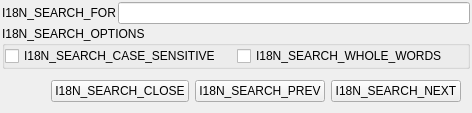
<?xml version="1.0" encoding="UTF-8"?>
<ui version="4.0">
 <class>SearchWindow</class>
 <widget class="QWidget" name="SearchWindow">
  <property name="sizePolicy">
   <sizepolicy hsizetype="Minimum" vsizetype="Minimum">
    <horstretch>0</horstretch>
    <verstretch>0</verstretch>
   </sizepolicy>
  </property>
  <property name="windowTitle">
   <string>I18N_SEARCHWINDOW</string>
  </property>
  <layout class="QVBoxLayout" name="lay_main">
   <property name="spacing">
    <number>2</number>
   </property>
   <property name="leftMargin">
    <number>2</number>
   </property>
   <property name="topMargin">
    <number>2</number>
   </property>
   <property name="rightMargin">
    <number>2</number>
   </property>
   <property name="bottomMargin">
    <number>2</number>
   </property>
   <item>
    <widget class="QWidget" name="wid_search" native="true">
     <layout class="QHBoxLayout" name="horizontalLayout">
      <property name="spacing">
       <number>2</number>
      </property>
      <property name="leftMargin">
       <number>0</number>
      </property>
      <property name="topMargin">
       <number>0</number>
      </property>
      <property name="rightMargin">
       <number>0</number>
      </property>
      <property name="bottomMargin">
       <number>0</number>
      </property>
      <item>
       <widget class="QLabel" name="lab_search">
        <property name="text">
         <string>I18N_SEARCH_FOR</string>
        </property>
       </widget>
      </item>
      <item>
       <widget class="QLineEdit" name="wid_lineedit"/>
      </item>
     </layout>
    </widget>
   </item>
   <item>
    <widget class="QGroupBox" name="wid_options">
     <property name="title">
      <string>I18N_SEARCH_OPTIONS</string>
     </property>
     <layout class="QGridLayout" name="gridLayout">
      <property name="leftMargin">
       <number>0</number>
      </property>
      <property name="topMargin">
       <number>0</number>
      </property>
      <property name="rightMargin">
       <number>0</number>
      </property>
      <property name="bottomMargin">
       <number>0</number>
      </property>
      <property name="spacing">
       <number>2</number>
      </property>
      <item row="0" column="0">
       <widget class="QCheckBox" name="chk_case_sensitive">
        <property name="text">
         <string>I18N_SEARCH_CASE_SENSITIVE</string>
        </property>
       </widget>
      </item>
      <item row="0" column="1">
       <widget class="QCheckBox" name="chk_whole_words">
        <property name="text">
         <string>I18N_SEARCH_WHOLE_WORDS</string>
        </property>
       </widget>
      </item>
     </layout>
    </widget>
   </item>
   <item>
    <widget class="QWidget" name="wid_buttons" native="true">
     <layout class="QHBoxLayout" name="horizontalLayout_2">
      <item>
       <spacer name="spa_buttons">
        <property name="orientation">
         <enum>Qt::Horizontal</enum>
        </property>
        <property name="sizeHint" stdset="0">
         <size>
          <width>40</width>
          <height>20</height>
         </size>
        </property>
       </spacer>
      </item>
      <item>
       <widget class="QPushButton" name="btn_close">
        <property name="text">
         <string>I18N_SEARCH_CLOSE</string>
        </property>
       </widget>
      </item>
      <item>
       <widget class="QPushButton" name="btn_prev">
        <property name="text">
         <string>I18N_SEARCH_PREV</string>
        </property>
       </widget>
      </item>
      <item>
       <widget class="QPushButton" name="btn_next">
        <property name="text">
         <string>I18N_SEARCH_NEXT</string>
        </property>
       </widget>
      </item>
     </layout>
    </widget>
   </item>
  </layout>
 </widget>
 <resources/>
 <connections/>
</ui>
